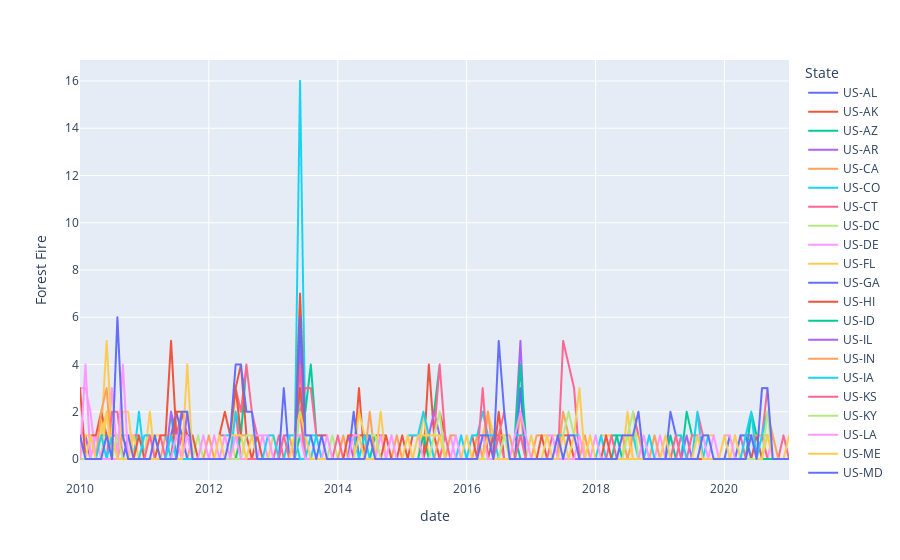

Notebook cell for this chart:
### Code cell
import plotly.express as px

px.line(df2,x=df2.index, y='Forest Fire', color='State')

### Figure 1 — Plotly figure (JSON) as saved in the notebook; plotly's stock layout.template omitted (floating-point values rounded to 4 significant figures; data arrays with more than 128 entries replaced by an {"elided": "..."} marker saying what was removed)
{"data": [{"hovertemplate": "State=US-AL<br>date=%{x}<br>Forest Fire=%{y}<extra></extra>", "legendgroup": "US-AL", "line": {"color": "#636efa", "dash": "solid"}, "marker": {"symbol": "circle"}, "mode": "lines", "name": "US-AL", "showlegend": true, "type": "scattergl", "x": {"elided": "133 str values"}, "xaxis": "x", "y": {"elided": "133 int values"}, "yaxis": "y"}, {"hovertemplate": "State=US-AK<br>date=%{x}<br>Forest Fire=%{y}<extra></extra>", "legendgroup": "US-AK", "line": {"color": "#EF553B", "dash": "solid"}, "marker": {"symbol": "circle"}, "mode": "lines", "name": "US-AK", "showlegend": true, "type": "scattergl", "x": {"elided": "133 str values"}, "xaxis": "x", "y": {"elided": "133 int values"}, "yaxis": "y"}, {"hovertemplate": "State=US-AZ<br>date=%{x}<br>Forest Fire=%{y}<extra></extra>", "legendgroup": "US-AZ", "line": {"color": "#00cc96", "dash": "solid"}, "marker": {"symbol": "circle"}, "mode": "lines", "name": "US-AZ", "showlegend": true, "type": "scattergl", "x": {"elided": "133 str values"}, "xaxis": "x", "y": {"elided": "133 int values"}, "yaxis": "y"}, {"hovertemplate": "State=US-AR<br>date=%{x}<br>Forest Fire=%{y}<extra></extra>", "legendgroup": "US-AR", "line": {"color": "#ab63fa", "dash": "solid"}, "marker": {"symbol": "circle"}, "mode": "lines", "name": "US-AR", "showlegend": true, "type": "scattergl", "x": {"elided": "133 str values"}, "xaxis": "x", "y": {"elided": "133 int values"}, "yaxis": "y"}, {"hovertemplate": "State=US-CA<br>date=%{x}<br>Forest Fire=%{y}<extra></extra>", "legendgroup": "US-CA", "line": {"color": "#FFA15A", "dash": "solid"}, "marker": {"symbol": "circle"}, "mode": "lines", "name": "US-CA", "showlegend": true, "type": "scattergl", "x": {"elided": "133 str values"}, "xaxis": "x", "y": {"elided": "133 int values"}, "yaxis": "y"}, {"hovertemplate": "State=US-CO<br>date=%{x}<br>Forest Fire=%{y}<extra></extra>", "legendgroup": "US-CO", "line": {"color": "#19d3f3", "dash": "solid"}, "marker": {"symbol": "circle"}, "mode": "lines", "name": "US-CO", "showlegend": true, "type": "scattergl", "x": {"elided": "133 str values"}, "xaxis": "x", "y": {"elided": "133 int values"}, "yaxis": "y"}, {"hovertemplate": "State=US-CT<br>date=%{x}<br>Forest Fire=%{y}<extra></extra>", "legendgroup": "US-CT", "line": {"color": "#FF6692", "dash": "solid"}, "marker": {"symbol": "circle"}, "mode": "lines", "name": "US-CT", "showlegend": true, "type": "scattergl", "x": {"elided": "133 str values"}, "xaxis": "x", "y": {"elided": "133 int values"}, "yaxis": "y"}, {"hovertemplate": "State=US-DC<br>date=%{x}<br>Forest Fire=%{y}<extra></extra>", "legendgroup": "US-DC", "line": {"color": "#B6E880", "dash": "solid"}, "marker": {"symbol": "circle"}, "mode": "lines", "name": "US-DC", "showlegend": true, "type": "scattergl", "x": {"elided": "133 str values"}, "xaxis": "x", "y": {"elided": "133 int values"}, "yaxis": "y"}, {"hovertemplate": "State=US-DE<br>date=%{x}<br>Forest Fire=%{y}<extra></extra>", "legendgroup": "US-DE", "line": {"color": "#FF97FF", "dash": "solid"}, "marker": {"symbol": "circle"}, "mode": "lines", "name": "US-DE", "showlegend": true, "type": "scattergl", "x": {"elided": "133 str values"}, "xaxis": "x", "y": {"elided": "133 int values"}, "yaxis": "y"}, {"hovertemplate": "State=US-FL<br>date=%{x}<br>Forest Fire=%{y}<extra></extra>", "legendgroup": "US-FL", "line": {"color": "#FECB52", "dash": "solid"}, "marker": {"symbol": "circle"}, "mode": "lines", "name": "US-FL", "showlegend": true, "type": "scattergl", "x": {"elided": "133 str values"}, "xaxis": "x", "y": {"elided": "133 int values"}, "yaxis": "y"}, {"hovertemplate": "State=US-GA<br>date=%{x}<br>Forest Fire=%{y}<extra></extra>", "legendgroup": "US-GA", "line": {"color": "#636efa", "dash": "solid"}, "marker": {"symbol": "circle"}, "mode": "lines", "name": "US-GA", "showlegend": true, "type": "scattergl", "x": {"elided": "133 str values"}, "xaxis": "x", "y": {"elided": "133 int values"}, "yaxis": "y"}, {"hovertemplate": "State=US-HI<br>date=%{x}<br>Forest Fire=%{y}<extra></extra>", "legendgroup": "US-HI", "line": {"color": "#EF553B", "dash": "solid"}, "marker": {"symbol": "circle"}, "mode": "lines", "name": "US-HI", "showlegend": true, "type": "scattergl", "x": {"elided": "133 str values"}, "xaxis": "x", "y": {"elided": "133 int values"}, "yaxis": "y"}, {"hovertemplate": "State=US-ID<br>date=%{x}<br>Forest Fire=%{y}<extra></extra>", "legendgroup": "US-ID", "line": {"color": "#00cc96", "dash": "solid"}, "marker": {"symbol": "circle"}, "mode": "lines", "name": "US-ID", "showlegend": true, "type": "scattergl", "x": {"elided": "133 str values"}, "xaxis": "x", "y": {"elided": "133 int values"}, "yaxis": "y"}, {"hovertemplate": "State=US-IL<br>date=%{x}<br>Forest Fire=%{y}<extra></extra>", "legendgroup": "US-IL", "line": {"color": "#ab63fa", "dash": "solid"}, "marker": {"symbol": "circle"}, "mode": "lines", "name": "US-IL", "showlegend": true, "type": "scattergl", "x": {"elided": "133 str values"}, "xaxis": "x", "y": {"elided": "133 int values"}, "yaxis": "y"}, {"hovertemplate": "State=US-IN<br>date=%{x}<br>Forest Fire=%{y}<extra></extra>", "legendgroup": "US-IN", "line": {"color": "#FFA15A", "dash": "solid"}, "marker": {"symbol": "circle"}, "mode": "lines", "name": "US-IN", "showlegend": true, "type": "scattergl", "x": {"elided": "133 str values"}, "xaxis": "x", "y": {"elided": "133 int values"}, "yaxis": "y"}, {"hovertemplate": "State=US-IA<br>date=%{x}<br>Forest Fire=%{y}<extra></extra>", "legendgroup": "US-IA", "line": {"color": "#19d3f3", "dash": "solid"}, "marker": {"symbol": "circle"}, "mode": "lines", "name": "US-IA", "showlegend": true, "type": "scattergl", "x": {"elided": "133 str values"}, "xaxis": "x", "y": {"elided": "133 int values"}, "yaxis": "y"}, {"hovertemplate": "State=US-KS<br>date=%{x}<br>Forest Fire=%{y}<extra></extra>", "legendgroup": "US-KS", "line": {"color": "#FF6692", "dash": "solid"}, "marker": {"symbol": "circle"}, "mode": "lines", "name": "US-KS", "showlegend": true, "type": "scattergl", "x": {"elided": "133 str values"}, "xaxis": "x", "y": {"elided": "133 int values"}, "yaxis": "y"}, {"hovertemplate": "State=US-KY<br>date=%{x}<br>Forest Fire=%{y}<extra></extra>", "legendgroup": "US-KY", "line": {"color": "#B6E880", "dash": "solid"}, "marker": {"symbol": "circle"}, "mode": "lines", "name": "US-KY", "showlegend": true, "type": "scattergl", "x": {"elided": "133 str values"}, "xaxis": "x", "y": {"elided": "133 int values"}, "yaxis": "y"}, {"hovertemplate": "State=US-LA<br>date=%{x}<br>Forest Fire=%{y}<extra></extra>", "legendgroup": "US-LA", "line": {"color": "#FF97FF", "dash": "solid"}, "marker": {"symbol": "circle"}, "mode": "lines", "name": "US-LA", "showlegend": true, "type": "scattergl", "x": {"elided": "133 str values"}, "xaxis": "x", "y": {"elided": "133 int values"}, "yaxis": "y"}, {"hovertemplate": "State=US-ME<br>date=%{x}<br>Forest Fire=%{y}<extra></extra>", "legendgroup": "US-ME", "line": {"color": "#FECB52", "dash": "solid"}, "marker": {"symbol": "circle"}, "mode": "lines", "name": "US-ME", "showlegend": true, "type": "scattergl", "x": {"elided": "133 str values"}, "xaxis": "x", "y": {"elided": "133 int values"}, "yaxis": "y"}, {"hovertemplate": "State=US-MD<br>date=%{x}<br>Forest Fire=%{y}<extra></extra>", "legendgroup": "US-MD", "line": {"color": "#636efa", "dash": "solid"}, "marker": {"symbol": "circle"}, "mode": "lines", "name": "US-MD", "showlegend": true, "type": "scattergl", "x": {"elided": "133 str values"}, "xaxis": "x", "y": {"elided": "133 int values"}, "yaxis": "y"}, {"hovertemplate": "State=US-MA<br>date=%{x}<br>Forest Fire=%{y}<extra></extra>", "legendgroup": "US-MA", "line": {"color": "#EF553B", "dash": "solid"}, "marker": {"symbol": "circle"}, "mode": "lines", "name": "US-MA", "showlegend": true, "type": "scattergl", "x": {"elided": "133 str values"}, "xaxis": "x", "y": {"elided": "133 int values"}, "yaxis": "y"}, {"hovertemplate": "State=US-MI<br>date=%{x}<br>Forest Fire=%{y}<extra></extra>", "legendgroup": "US-MI", "line": {"color": "#00cc96", "dash": "solid"}, "marker": {"symbol": "circle"}, "mode": "lines", "name": "US-MI", "showlegend": true, "type": "scattergl", "x": {"elided": "133 str values"}, "xaxis": "x", "y": {"elided": "133 int values"}, "yaxis": "y"}, {"hovertemplate": "State=US-MN<br>date=%{x}<br>Forest Fire=%{y}<extra></extra>", "legendgroup": "US-MN", "line": {"color": "#ab63fa", "dash": "solid"}, "marker": {"symbol": "circle"}, "mode": "lines", "name": "US-MN", "showlegend": true, "type": "scattergl", "x": {"elided": "133 str values"}, "xaxis": "x", "y": {"elided": "133 int values"}, "yaxis": "y"}, {"hovertemplate": "State=US-MS<br>date=%{x}<br>Forest Fire=%{y}<extra></extra>", "legendgroup": "US-MS", "line": {"color": "#FFA15A", "dash": "solid"}, "marker": {"symbol": "circle"}, "mode": "lines", "name": "US-MS", "showlegend": true, "type": "scattergl", "x": {"elided": "133 str values"}, "xaxis": "x", "y": {"elided": "133 int values"}, "yaxis": "y"}, {"hovertemplate": "State=US-MO<br>date=%{x}<br>Forest Fire=%{y}<extra></extra>", "legendgroup": "US-MO", "line": {"color": "#19d3f3", "dash": "solid"}, "marker": {"symbol": "circle"}, "mode": "lines", "name": "US-MO", "showlegend": true, "type": "scattergl", "x": {"elided": "133 str values"}, "xaxis": "x", "y": {"elided": "133 int values"}, "yaxis": "y"}, {"hovertemplate": "State=US-MT<br>date=%{x}<br>Forest Fire=%{y}<extra></extra>", "legendgroup": "US-MT", "line": {"color": "#FF6692", "dash": "solid"}, "marker": {"symbol": "circle"}, "mode": "lines", "name": "US-MT", "showlegend": true, "type": "scattergl", "x": {"elided": "133 str values"}, "xaxis": "x", "y": {"elided": "133 int values"}, "yaxis": "y"}, {"hovertemplate": "State=US-NE<br>date=%{x}<br>Forest Fire=%{y}<extra></extra>", "legendgroup": "US-NE", "line": {"color": "#B6E880", "dash": "solid"}, "marker": {"symbol": "circle"}, "mode": "lines", "name": "US-NE", "showlegend": true, "type": "scattergl", "x": {"elided": "133 str values"}, "xaxis": "x", "y": {"elided": "133 int values"}, "yaxis": "y"}, {"hovertemplate": "State=US-NV<br>date=%{x}<br>Forest Fire=%{y}<extra></extra>", "legendgroup": "US-NV", "line": {"color": "#FF97FF", "dash": "solid"}, "marker": {"symbol": "circle"}, "mode": "lines", "name": "US-NV", "showlegend": true, "type": "scattergl", "x": {"elided": "133 str values"}, "xaxis": "x", "y": {"elided": "133 int values"}, "yaxis": "y"}, {"hovertemplate": "State=US-NH<br>date=%{x}<br>Forest Fire=%{y}<extra></extra>", "legendgroup": "US-NH", "line": {"color": "#FECB52", "dash": "solid"}, "marker": {"symbol": "circle"}, "mode": "lines", "name": "US-NH", "showlegend": true, "type": "scattergl", "x": {"elided": "133 str values"}, "xaxis": "x", "y": {"elided": "133 int values"}, "yaxis": "y"}, {"hovertemplate": "State=US-NJ<br>date=%{x}<br>Forest Fire=%{y}<extra></extra>", "legendgroup": "US-NJ", "line": {"color": "#636efa", "dash": "solid"}, "marker": {"symbol": "circle"}, "mode": "lines", "name": "US-NJ", "showlegend": true, "type": "scattergl", "x": {"elided": "133 str values"}, "xaxis": "x", "y": {"elided": "133 int values"}, "yaxis": "y"}, {"hovertemplate": "State=US-NM<br>date=%{x}<br>Forest Fire=%{y}<extra></extra>", "legendgroup": "US-NM", "line": {"color": "#EF553B", "dash": "solid"}, "marker": {"symbol": "circle"}, "mode": "lines", "name": "US-NM", "showlegend": true, "type": "scattergl", "x": {"elided": "133 str values"}, "xaxis": "x", "y": {"elided": "133 int values"}, "yaxis": "y"}, {"hovertemplate": "State=US-NY<br>date=%{x}<br>Forest Fire=%{y}<extra></extra>", "legendgroup": "US-NY", "line": {"color": "#00cc96", "dash": "solid"}, "marker": {"symbol": "circle"}, "mode": "lines", "name": "US-NY", "showlegend": true, "type": "scattergl", "x": {"elided": "133 str values"}, "xaxis": "x", "y": {"elided": "133 int values"}, "yaxis": "y"}, {"hovertemplate": "State=US-NC<br>date=%{x}<br>Forest Fire=%{y}<extra></extra>", "legendgroup": "US-NC", "line": {"color": "#ab63fa", "dash": "solid"}, "marker": {"symbol": "circle"}, "mode": "lines", "name": "US-NC", "showlegend": true, "type": "scattergl", "x": {"elided": "133 str values"}, "xaxis": "x", "y": {"elided": "133 int values"}, "yaxis": "y"}, {"hovertemplate": "State=US-ND<br>date=%{x}<br>Forest Fire=%{y}<extra></extra>", "legendgroup": "US-ND", "line": {"color": "#FFA15A", "dash": "solid"}, "marker": {"symbol": "circle"}, "mode": "lines", "name": "US-ND", "showlegend": true, "type": "scattergl", "x": {"elided": "133 str values"}, "xaxis": "x", "y": {"elided": "133 int values"}, "yaxis": "y"}, {"hovertemplate": "State=US-OH<br>date=%{x}<br>Forest Fire=%{y}<extra></extra>", "legendgroup": "US-OH", "line": {"color": "#19d3f3", "dash": "solid"}, "marker": {"symbol": "circle"}, "mode": "lines", "name": "US-OH", "showlegend": true, "type": "scattergl", "x": {"elided": "133 str values"}, "xaxis": "x", "y": {"elided": "133 int values"}, "yaxis": "y"}, {"hovertemplate": "State=US-OK<br>date=%{x}<br>Forest Fire=%{y}<extra></extra>", "legendgroup": "US-OK", "line": {"color": "#FF6692", "dash": "solid"}, "marker": {"symbol": "circle"}, "mode": "lines", "name": "US-OK", "showlegend": true, "type": "scattergl", "x": {"elided": "133 str values"}, "xaxis": "x", "y": {"elided": "133 int values"}, "yaxis": "y"}, {"hovertemplate": "State=US-OR<br>date=%{x}<br>Forest Fire=%{y}<extra></extra>", "legendgroup": "US-OR", "line": {"color": "#B6E880", "dash": "solid"}, "marker": {"symbol": "circle"}, "mode": "lines", "name": "US-OR", "showlegend": true, "type": "scattergl", "x": {"elided": "133 str values"}, "xaxis": "x", "y": {"elided": "133 int values"}, "yaxis": "y"}, {"hovertemplate": "State=US-PA<br>date=%{x}<br>Forest Fire=%{y}<extra></extra>", "legendgroup": "US-PA", "line": {"color": "#FF97FF", "dash": "solid"}, "marker": {"symbol": "circle"}, "mode": "lines", "name": "US-PA", "showlegend": true, "type": "scattergl", "x": {"elided": "133 str values"}, "xaxis": "x", "y": {"elided": "133 int values"}, "yaxis": "y"}, {"hovertemplate": "State=US-RI<br>date=%{x}<br>Forest Fire=%{y}<extra></extra>", "legendgroup": "US-RI", "line": {"color": "#FECB52", "dash": "solid"}, "marker": {"symbol": "circle"}, "mode": "lines", "name": "US-RI", "showlegend": true, "type": "scattergl", "x": {"elided": "133 str values"}, "xaxis": "x", "y": {"elided": "133 int values"}, "yaxis": "y"}, {"hovertemplate": "State=US-SC<br>date=%{x}<br>Forest Fire=%{y}<extra></extra>", "legendgroup": "US-SC", "line": {"color": "#636efa", "dash": "solid"}, "marker": {"symbol": "circle"}, "mode": "lines", "name": "US-SC", "showlegend": true, "type": "scattergl", "x": {"elided": "133 str values"}, "xaxis": "x", "y": {"elided": "133 int values"}, "yaxis": "y"}, {"hovertemplate": "State=US-SD<br>date=%{x}<br>Forest Fire=%{y}<extra></extra>", "legendgroup": "US-SD", "line": {"color": "#EF553B", "dash": "solid"}, "marker": {"symbol": "circle"}, "mode": "lines", "name": "US-SD", "showlegend": true, "type": "scattergl", "x": {"elided": "133 str values"}, "xaxis": "x", "y": {"elided": "133 int values"}, "yaxis": "y"}, {"hovertemplate": "State=US-TN<br>date=%{x}<br>Forest Fire=%{y}<extra></extra>", "legendgroup": "US-TN", "line": {"color": "#00cc96", "dash": "solid"}, "marker": {"symbol": "circle"}, "mode": "lines", "name": "US-TN", "showlegend": true, "type": "scattergl", "x": {"elided": "133 str values"}, "xaxis": "x", "y": {"elided": "133 int values"}, "yaxis": "y"}, {"hovertemplate": "State=US-TX<br>date=%{x}<br>Forest Fire=%{y}<extra></extra>", "legendgroup": "US-TX", "line": {"color": "#ab63fa", "dash": "solid"}, "marker": {"symbol": "circle"}, "mode": "lines", "name": "US-TX", "showlegend": true, "type": "scattergl", "x": {"elided": "133 str values"}, "xaxis": "x", "y": {"elided": "133 int values"}, "yaxis": "y"}, {"hovertemplate": "State=US-UT<br>date=%{x}<br>Forest Fire=%{y}<extra></extra>", "legendgroup": "US-UT", "line": {"color": "#FFA15A", "dash": "solid"}, "marker": {"symbol": "circle"}, "mode": "lines", "name": "US-UT", "showlegend": true, "type": "scattergl", "x": {"elided": "133 str values"}, "xaxis": "x", "y": {"elided": "133 int values"}, "yaxis": "y"}, {"hovertemplate": "State=US-VT<br>date=%{x}<br>Forest Fire=%{y}<extra></extra>", "legendgroup": "US-VT", "line": {"color": "#19d3f3", "dash": "solid"}, "marker": {"symbol": "circle"}, "mode": "lines", "name": "US-VT", "showlegend": true, "type": "scattergl", "x": {"elided": "133 str values"}, "xaxis": "x", "y": {"elided": "133 int values"}, "yaxis": "y"}, {"hovertemplate": "State=US-VA<br>date=%{x}<br>Forest Fire=%{y}<extra></extra>", "legendgroup": "US-VA", "line": {"color": "#FF6692", "dash": "solid"}, "marker": {"symbol": "circle"}, "mode": "lines", "name": "US-VA", "showlegend": true, "type": "scattergl", "x": {"elided": "133 str values"}, "xaxis": "x", "y": {"elided": "133 int values"}, "yaxis": "y"}, {"hovertemplate": "State=US-WA<br>date=%{x}<br>Forest Fire=%{y}<extra></extra>", "legendgroup": "US-WA", "line": {"color": "#B6E880", "dash": "solid"}, "marker": {"symbol": "circle"}, "mode": "lines", "name": "US-WA", "showlegend": true, "type": "scattergl", "x": {"elided": "133 str values"}, "xaxis": "x", "y": {"elided": "133 int values"}, "yaxis": "y"}, {"hovertemplate": "State=US-WV<br>date=%{x}<br>Forest Fire=%{y}<extra></extra>", "legendgroup": "US-WV", "line": {"color": "#FF97FF", "dash": "solid"}, "marker": {"symbol": "circle"}, "mode": "lines", "name": "US-WV", "showlegend": true, "type": "scattergl", "x": {"elided": "133 str values"}, "xaxis": "x", "y": {"elided": "133 int values"}, "yaxis": "y"}, {"hovertemplate": "State=US-WI<br>date=%{x}<br>Forest Fire=%{y}<extra></extra>", "legendgroup": "US-WI", "line": {"color": "#FECB52", "dash": "solid"}, "marker": {"symbol": "circle"}, "mode": "lines", "name": "US-WI", "showlegend": true, "type": "scattergl", "x": {"elided": "133 str values"}, "xaxis": "x", "y": {"elided": "133 int values"}, "yaxis": "y"}, {"hovertemplate": "State=US-WY<br>date=%{x}<br>Forest Fire=%{y}<extra></extra>", "legendgroup": "US-WY", "line": {"color": "#636efa", "dash": "solid"}, "marker": {"symbol": "circle"}, "mode": "lines", "name": "US-WY", "showlegend": true, "type": "scattergl", "x": {"elided": "133 str values"}, "xaxis": "x", "y": {"elided": "133 int values"}, "yaxis": "y"}], "layout": {"legend": {"title": {"text": "State"}, "tracegroupgap": 0}, "margin": {"t": 60}, "xaxis": {"anchor": "y", "domain": [0, 1], "title": {"text": "date"}}, "yaxis": {"anchor": "x", "domain": [0, 1], "title": {"text": "Forest Fire"}}}}
